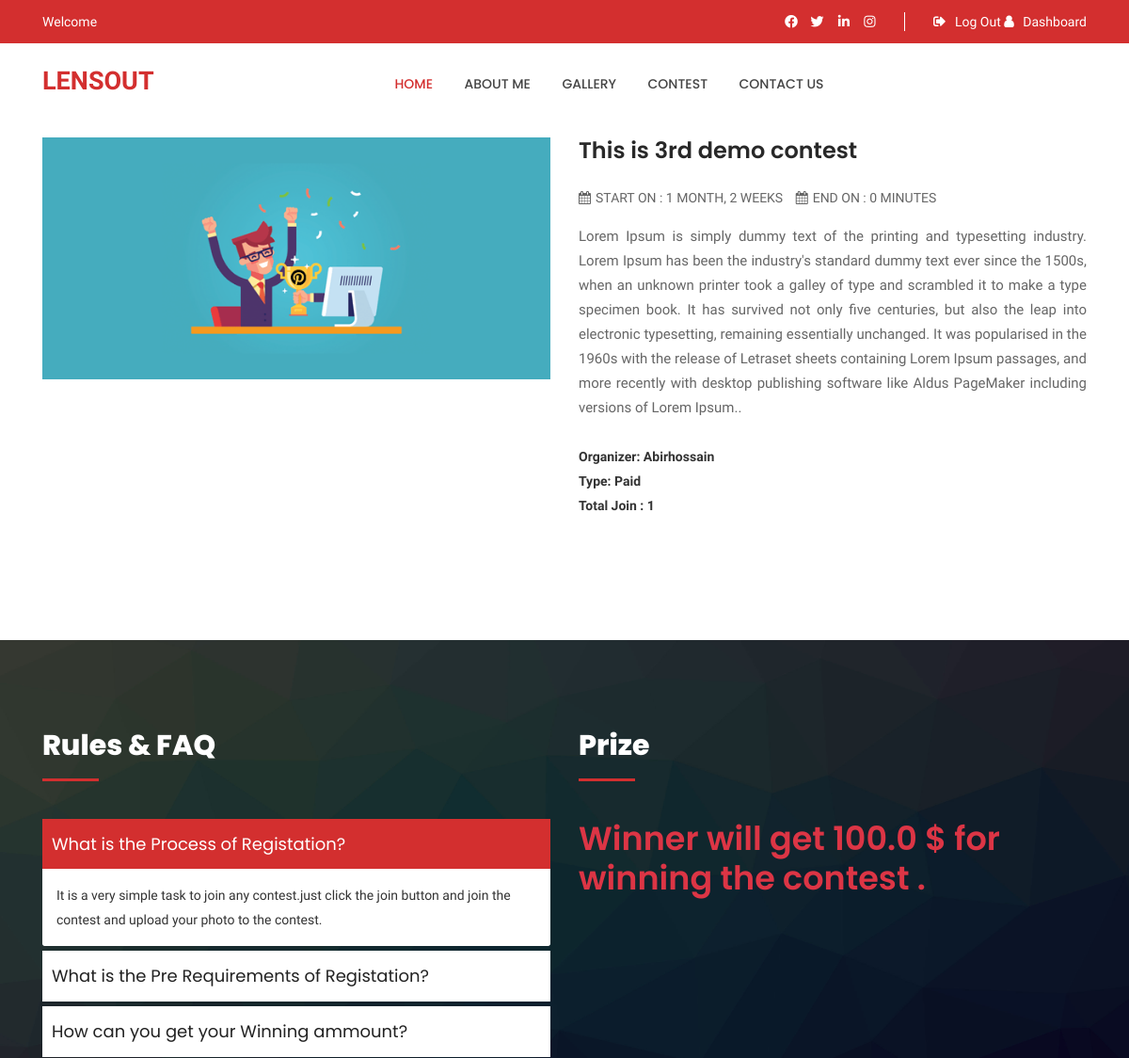
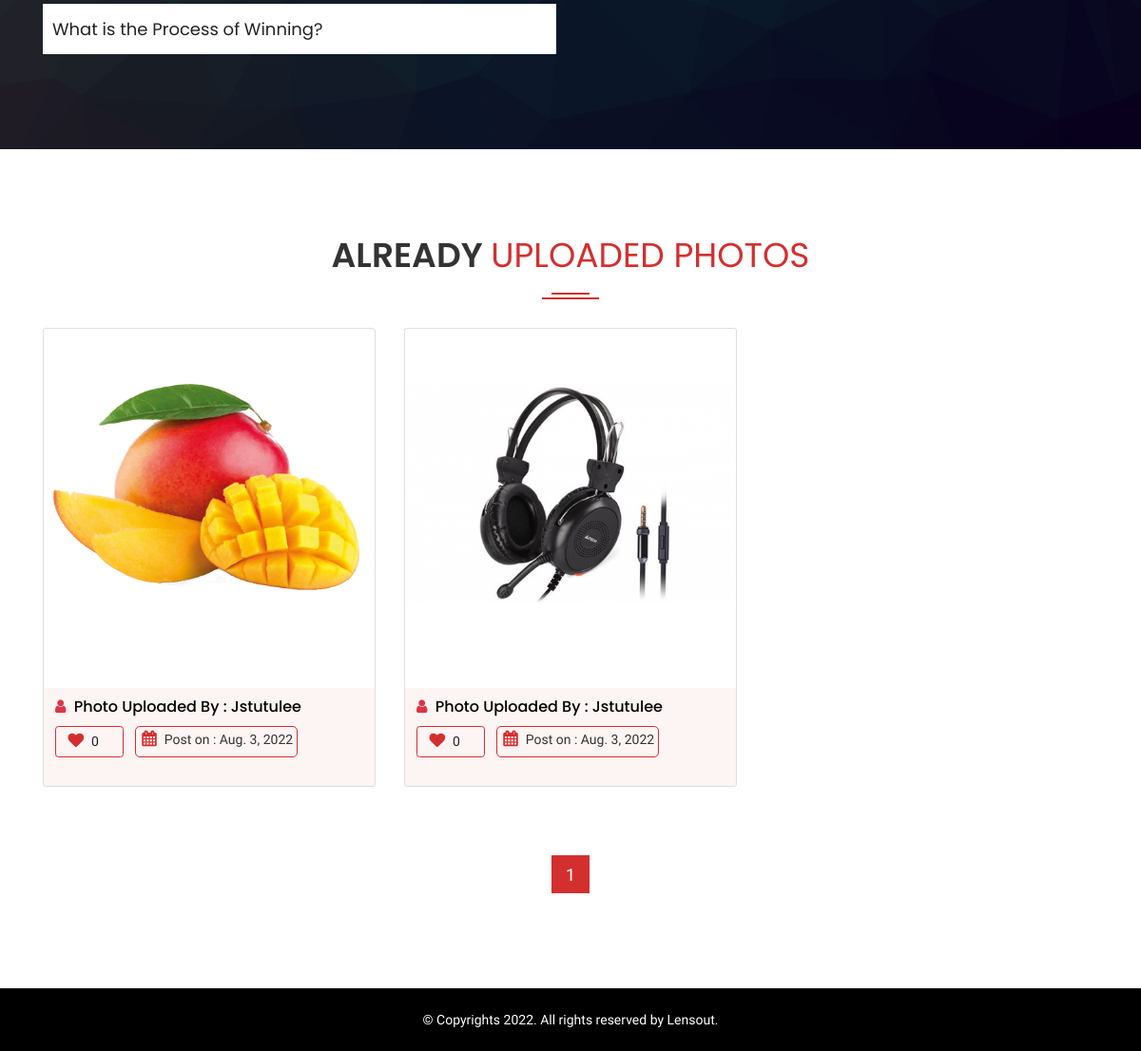
Screenshot of /accounts/view-contest/3 (signed in) with the database file from the repository (2 pictures, top to bottom).
### users/models.py (models this page shows, shortened)
class Contest(models.Model):
    title = models.CharField(max_length=100, blank=False)
    type=models.CharField(choices=CONTEST_TYPE,max_length=20,blank=False)
    details = models.TextField(max_length=800, blank=False)
    post_by = models.ForeignKey(User, blank=False, on_delete=models.CASCADE)
    demo_pic = models.ImageField(upload_to="Contest/", blank=False, default="2.jpg")
    start_on = models.DateField(auto_now=False, auto_now_add=False)
    start_time = models.TimeField(auto_now=False, auto_now_add=False)
    end_on = models.DateField(auto_now=False, auto_now_add=False)
    end_time = models.TimeField(auto_now=False, auto_now_add=False)
    winner_ammount = models.FloatField(blank=False)
    joined = models.ManyToManyField(User, blank=True, related_name="joined")
    contest_attends = models.ManyToManyField(ContestMaterial, blank=True)
    winner = models.ManyToManyField(User, blank=True, related_name="winner")

class ContestMaterial(models.Model):
    author = models.ForeignKey(User, on_delete=models.CASCADE)
    photo = models.ImageField(upload_to="ContestMaterial/", blank=False)
    post_on = models.DateField(auto_now=True, auto_now_add=False)
    love = models.ManyToManyField(User, blank=True, related_name="love")

### users/views.py (the view)
# urls.py: path('view-contest/<int:id>',views.ViewContest,name="viewcontest"),
@login_required(login_url='login')
def ViewContest(request, id):
    contest = get_object_or_404(Contest, id=id)
    is_joined = False
    is_upload = False
    if contest.joined.filter(id=request.user.id).exists():
        is_joined = True
    for f in Contest.objects.filter(id=id):
        t = f.contest_attends.all()
    paginator = Paginator(t, 9)
    page = request.GET.get('page')
    t = paginator.get_page(page)
    is_view = False
    if contest.contest_attends.filter(author=request.user).exists():
        is_view = True
    if contest.contest_attends.filter(author=request.user).exists():
        is_upload = True
    is_win = False
    winner = contest.winner.all()
    win = ''
    for i in winner:
        win = i
    if winner:
        is_win = True
    context = {
        'contest': contest,
        'is_joined': is_joined,
        'contester': t,
        'is_view': is_view,
        'is_upload': is_upload,
        'winner': win,
        'is_win': is_win,
    }
    return render(request, 'single-contest1.html', context)

### templates/single-contest1.html (shortened to what this page needs)
{% extends 'base.html' %}
{% load static %}
{% block content %}
        <div class="home-about-photo-contest-area pt-100 pb-100">
            <div class="container">
                <div class="row full-photocontest-area">
					<div class="col-lg-6 col-md-12 col-sm-12 mb-md-30">
						<div class="single-section">
							<div class="section-img">
								<img src="{{contest.demo_pic.url}}" alt="single Images" />
							</div>
						</div>
					</div>
					<div class="col-lg-6 col-md-12 col-sm-12">
						<h3 class="headding-title">{{ contest.title }}</h3>
						<ul id="meta-text">
							<li class="date"><i class="fa fa-calendar"></i>Start on : {{ contest.start_on | timesince }}</li>
							<li class="date"><i class="fa fa-calendar" aria-hidden="true"></i>End On : {{ contest.end_on | timeuntil }}</li>
						</ul>
						<p class="des" style="text-align: justify;">{{ contest.details }}. </p>
						<div class="join-details">
							<p class="font-weight-bold">Organizer: {{ contest.post_by.username |capfirst }} </p>
							<p class="font-weight-bold">Type: {{ contest.type |capfirst }} </p>
							<p class="font-weight-bold">Total Join : {{ contest.joined.count }}</p>
						</div>
					</div>
				</div>
            </div>
        </div>
        <div class="home-faq-area">
            <div class="container">
                <div class="row">
                    <div class="col-lg-6 col-md-12 mb-md-30">
                        <div class="faq-area">
                            <h2>Rules & FAQ </h2>
                            <div class="accordion" id="accordion">
                                <div class="card">
                                    <div class="card-header" id="headingOne">
                                        <h5 class="card-title">
                                            <button class="accordion-toggle" data-toggle="collapse" data-target="#collapseOne" aria-expanded="true" aria-controls="collapseOne">
                                                What is the Process of Registation?
                                            </button>
                                        </h5>
                                    </div>
                                    <div id="collapseOne" class="collapse show" aria-labelledby="headingOne" data-parent="#accordion">
                                        <div class="card-body">
                                            It is a very simple task to join any contest.just click the join button and join the contest and upload your photo to the contest.
                                        </div>
                                    </div>
                                </div>
                                <div class="card">
                                    <div class="card-header" id="headingTwo">
                                        <h5 class="card-title">
                                            <button class="accordion-toggle collapsed" data-toggle="collapse" data-target="#collapseTwo" aria-expanded="true" aria-controls="collapseTwo">
                                                What is the Pre Requirements of Registation?
                                            </button>
                                        </h5>
                                    </div>
                                </div>
                                <div class="card">
                                    <div class="card-header" id="headingThree">
                                        <h5 class="card-title">
                                            <button class="accordion-toggle collapsed" data-toggle="collapse" data-target="#collapseThree" aria-expanded="true" aria-controls="collapseThree">
                                                How can you get your Winning ammount?
                                            </button>
                                        </h5>
                                    </div>
                                </div>
                                <div class="card">
                                    <div class="card-header" id="headingFour">
                                        <h5 class="card-title">
                                            <button class="accordion-toggle collapsed" data-toggle="collapse" data-target="#collapseFour" aria-expanded="true" aria-controls="collapseFour">
                                                What is the Process of Winning?
                                            </button>
                                        </h5>
                                    </div>
                                </div>
                            </div>
                        </div>
                    </div>
                    <div class="col-lg-6 col-md-12">
                        <div class="faq-image-area">
                            <h2>Prize </h2>
                            <h1 class="text-danger">Winner will get {{ contest.winner_ammount }} $ for winning the contest .</h1>
                        </div>
                    </div>
                </div>
            </div>
        </div>
        <div class="others-photo-contester-area pt-90 pb-100">
            <div class="container">
                <div class="row">
                    <div class="col-lg-12 col-md-12 col-sm-12">
                        <div class="section-title">
                            <h2>Already <span>Uploaded Photos</span></h2>
                        </div>
                    </div>
                </div>
                <div class="row">
                    {% for c in contester %}
                         <div class="col-lg-4 col-md-6 col-sm-12 mb-30">
                        <div class="single-others-contester card">
                            <div class="images">
                                <img src="{{ c.photo.url }}" alt="">
                            </div>
                        <div style="background-color: #d32f2f0d!important;padding: 10px 12px;">
                            <div class="">
                                {% if c.author == winner %}
                                    <h3 class="text-warning"><i class="fa fa-trophy"> </i> Winner {{ c.author.username|capfirst }}</h3>
                                {% else %}
                                    <h3><i class="fa fa-user text-danger"> </i>&nbsp; Photo Uploaded By : {{ c.author.username|capfirst }}</h3>
                                {% endif %}
                            </div>
                            <div class="informations">
                                <ul id="photo-love" style="display: flex;">
                                    {% include 'users/love.html' %}
                                    <li style="border: 1px solid #d32f2f;border-radius: 5px;padding: 0px 4px;" class="float-right"><i class="fa fa-calendar"></i> Post on : {{ c.post_on }}</li>
                                </ul>
                            </div>
                        </div>
                        </div>
                    </div>
                    {% endfor %}
                </div>
                <div class="row">
                    <div class="col-lg-12 col-md-12 col-sm-12 text-center">
                        <div class="pagination-area">
                            <ul>
                                <li class="active" ><a href="?page={{ contester.number }}">1</a></li>
                            </ul>
                        </div>
                    </div>
                </div>
            </div>
        </div>
{% endblock %}

### templates/users/love.html (shortened to what this page needs)
<div>
  <form method="post" action="{% url 'contestlove' %}" class="float-left">{% csrf_token %}
<button  class="btn btn-light" type="submit" name="love" id="love" value="{{ c.id }}" style="border: 1px solid #d32f2f;background: none;margin-right: 12px;">
    <li><i class="fa fa-heart"></i> {{c.love.count}}</li></button>
</form>
</div>

### rows the page displays
Contest: demo_pic (picture), title "This is 3rd demo contest", start_on "1 MONTH, 2 WEEKS", end_on "0 MINUTES", details "Lorem Ipsum is simply dummy text of the printing and typesetting industry. Lorem Ipsum has been the industry's standard dummy text ever since the 1500s, when an unknown printer took a galley of type and scrambled it to make a type specimen book. It has survived not only five centuries, but also the leap into electronic typesetting, remaining essentially unchanged. It was popularised in the 1960s with the release of Letraset sheets containing Lorem Ipsum passages, and more recently with desktop publishing software like Aldus PageMaker including versions of Lorem Ipsum.", post_by.username "Abirhossain", type "Paid", joined.count "1", winner_ammount "100.0"
ContestMaterial: photo (picture), author.username "Jstutulee", love.count "0", post_on "Aug. 3, 2022"
ContestMaterial: photo (picture), author.username "Jstutulee", love.count "0", post_on "Aug. 3, 2022"
